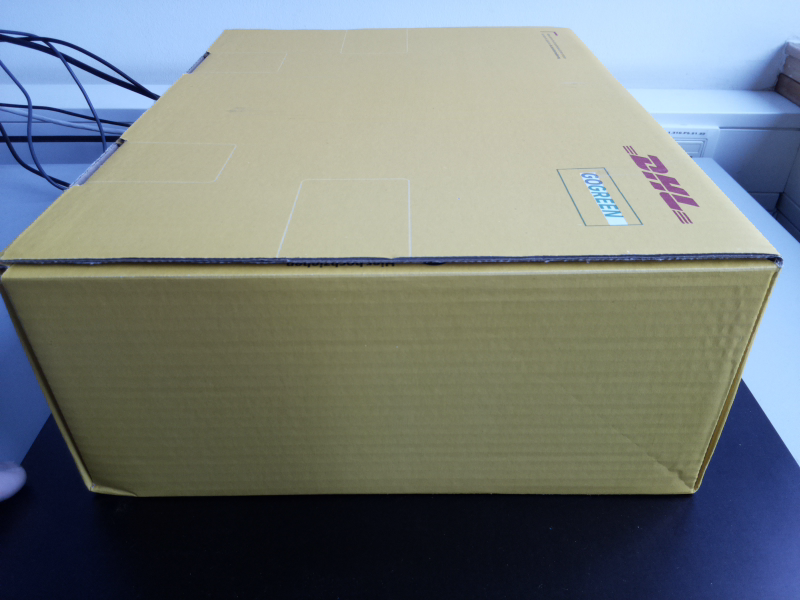
#> input picture hugepackage - Complete/package_testdaten/2022.11.29_testdaten_rev1/0.png, 800 x 600 px, given in place of 156.png, which was not available
$ python gelberkennunginserie.py
#> lines starting #> are read from the running program, lines starting #| are printed output that depends on the picture; pictures that were not available may be replaced by others from this repository, and a replacement may not be noted

import copy
from PIL import Image, ImageEnhance
import numpy as np
import os
from matplotlib import pyplot as plt
def pixelspas( im, new_item, yellow):
    saturation=20
    value=50
    min_angle=30
    max_angle=70
    for pixel in im.getdata():
        if (min_angle<pixel[0]<max_angle and pixel[1]>saturation and value<pixel[2]):  # (np.all(pixel >lower_yellow) ) and 25<pixel[1] and 50<pixel[2]
            yellow = yellow + 1
            new_item.append((0, 255, 255))
        else:
            new_item.append(pixel)
    showme(new_item,im,img)
    yellow = yellow/(600*800)
    return yellow
def showme(new_item,im,img):
    im.putdata(new_item)
    plt.subplot(121)
    plt.imshow(img), plt.axis("off")
    plt.subplot(122)
    plt.imshow(im), plt.axis("off")
    plt.show()

yellow = 0
new_item = []
ellow = []
for i in range(156,167):
    img = Image.open("../../hugepackage-master2/hugepackage-master/hugepackage-Complete/package_testdaten/2022.11.29_testdaten_rev1/"+str(i)+".png")
#> img is the input picture: PIL image 800x600 RGBA; mean R, G, B, A 117.5, 124.9, 123, 255
    im = copy.deepcopy(img).convert('HSV')
#> im: PIL image 800x600 HSV; mean H, S, V 88.8, 83.5, 138.9
    ellow.append(pixelspas(im, new_item, yellow))
#> the loop in pixelspas, `for pixel in im.getdata():` made 480000 passes
#> pixel on passes 1 to 3: (153, 96, 241), (153, 97, 239), (151, 103, 238)
#> after the loop in pixelspas, `for pixel in im.getdata():`: new_item = 480000 items; yellow = 276437
#> in showme, `im.putdata(new_item)`: im: PIL image 800x600 HSV; mean H, S, V 64.3, 200.4, 201.8
#> in showme, `plt.show()`:
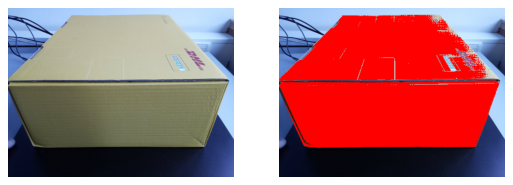
#> figure drawn by matplotlib, 2 panels
#> in pixelspas, `yellow = yellow/(600*800)`: yellow = 0.576
    new_item.clear()
    #print(ellow)
    print(str(i)+".png")
#> pass 2 of the loop `for i in range(156,167):`:
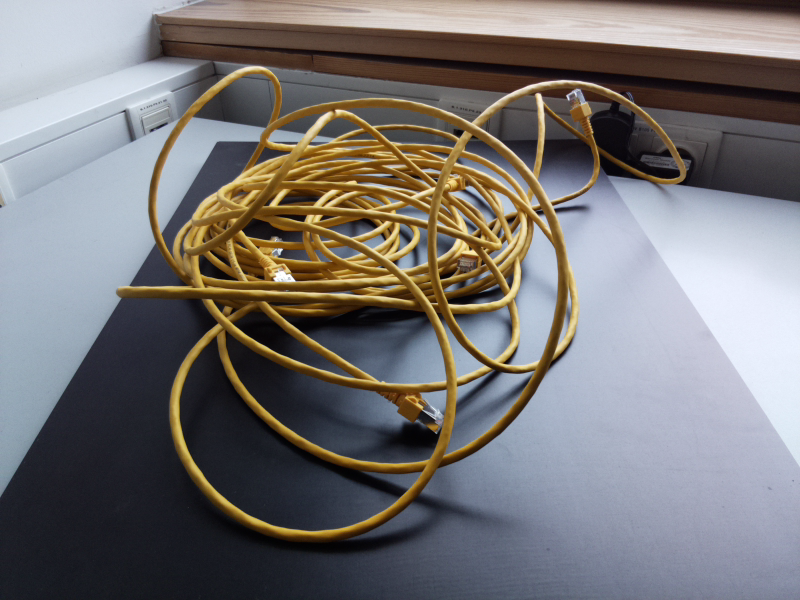
#> input picture hugepackage - Complete/package_testdaten/2022.11.29_testdaten_rev1/100.png, 800 x 600 px, given in place of 157.png, which was not available
#> img is the input picture: PIL image 800x600 RGBA; mean R, G, B, A 119.4, 116.2, 115.8, 255
#> the loop in pixelspas (call 2), `for pixel in im.getdata():` made 480000 passes
#> pixel on passes 1 to 3: (147, 26, 221), (147, 26, 222), (151, 24, 220)
#> in showme (call 2), `plt.show()`:
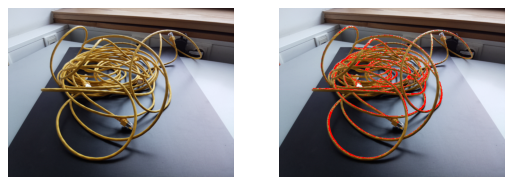
#> figure drawn by matplotlib, 2 panels
#> (the run stopped early here; a loop or call above may not have finished)
